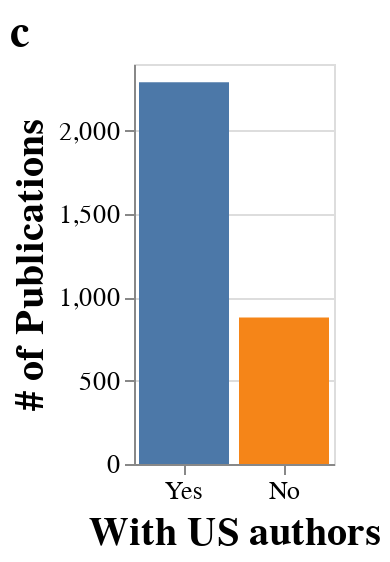

The cell this chart's notebook holds for it:
### Code cell
source = with_us_prop
with_us_chart = alt.Chart(source).mark_bar().encode(
    x = alt.X(
        'with_us_authors',
        title = 'With US authors',
        sort = '-y',
        axis = alt.Axis(labelAngle = 0)
    ),
    y = alt.Y(
        'freq',
        title = '# of Publications'
    ),
    color = alt.Color(
        'with_us_authors',
        legend = None,
        scale = alt.Scale(
            domain = ['Yes', 'No'],
        )
    )
).properties(
    title = 'c',
    height=200,
    width=100
).configure_axis(
    labelFontSize=13,
    titleFontSize=20
).configure_legend(
    titleFontSize=16,
    labelFontSize=16
).configure_title(
    anchor='start',
    fontSize=22
)

with_us_chart

### Figure 1 — Vega-Lite specification as saved in the notebook (floating-point values rounded to 4 significant figures)
{"config": {"view": {"continuousWidth": 400, "continuousHeight": 300}, "axis": {"labelFontSize": 13, "titleFontSize": 20}, "legend": {"labelFontSize": 16, "titleFontSize": 16}, "title": {"anchor": "start", "fontSize": 22}}, "data": {"name": "data-60cc29f8a80631a65dc9a4ba94dc33ea"}, "mark": "bar", "encoding": {"color": {"field": "with_us_authors", "legend": null, "scale": {"domain": ["Yes", "No"]}, "type": "nominal"}, "x": {"axis": {"labelAngle": 0}, "field": "with_us_authors", "sort": "-y", "title": "With US authors", "type": "nominal"}, "y": {"field": "freq", "title": "# of Publications", "type": "quantitative"}}, "height": 200, "title": "c", "width": 100, "$schema": "https://vega.github.io/schema/vega-lite/v4.17.0.json", "datasets": {"data-60cc29f8a80631a65dc9a4ba94dc33ea": [{"with_us_authors": "Yes", "freq": 2290, "prop": 0.723}, {"with_us_authors": "No", "freq": 879, "prop": 0.277}]}}
